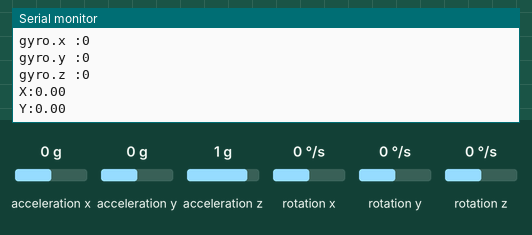
A sketch run on a simulated Arduino Uno, built with avr-gcc and run on an emulated ATmega328P. Parts: the last lines printed to the serial monitor. Wiring (inferred from the names in the program): ADXL345 accelerometer at I2C address 0x53; ITG-3200 gyroscope at I2C address 0x68. Inputs (shaded band) come from the test bench; at power-on: acceleration x 0 g, acceleration y 0 g, acceleration z 1 g, rotation x 0 °/s, rotation y 0 °/s, rotation z 0 °/s.

Above: at 3.0 s.
3.1 s: acceleration x set to -1.4 g
At 4.4 s:
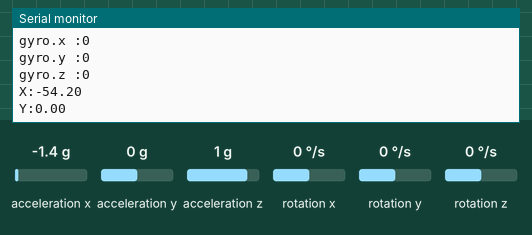
4.6 s: acceleration y set to -1.4 g
At 5.8 s:
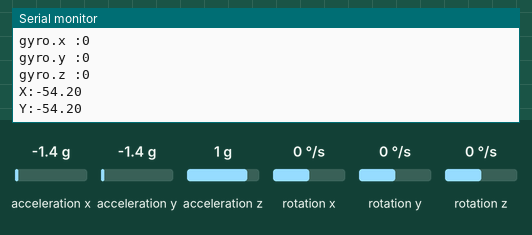
6.1 s: acceleration z set to -1.4 g
At 7.5 s:
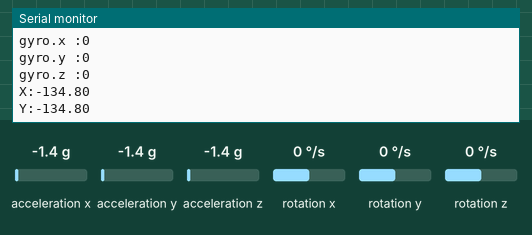
7.6 s: rotation x set to -192 °/s
9.1 s: rotation y set to -192 °/s
Timing chart, 0 to 11.6 s (numbered marks = the images above; inputs shaded):
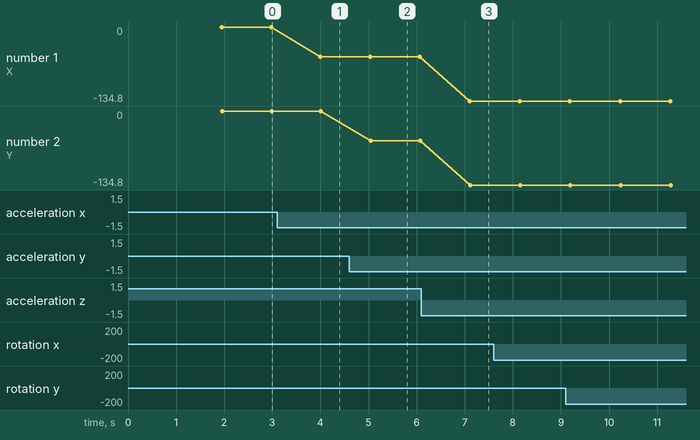

The sketch:

dbr_6dof_test_1.ino
```cpp
// # Editor     : Roy from DFRobot
// # Date       : 10.12.2013
// # Product name: 6 Dof shield for Arduino
// # Product SKU : DFR0209
// # Version     : 0.1
// # Description:
// # The sketch for driving the 6 Dof shield for Arduino via I2C interface

#include <FreeSixIMU.h>
#include <FIMU_ADXL345.h>
#include <FIMU_ITG3200.h>

#include <Wire.h>

int16_t angle[2]; // pitch & roll

// Set the FreeSixIMU object
FreeSixIMU sixDOF = FreeSixIMU();
int rawSixDof[6];
void setup()
{
  Serial.begin(9600);
  Wire.begin();

  delay(5);
  sixDOF.init();                        //begin the IMU
  delay(5);
}

void loop() {

  sixDOF.getRawValues(rawSixDof);
  for (int i=0; i<6; i++)              //output the raw data
  {
    switch (i)
    {
        case 0:
      Serial.print("Acc.x :");
      break;
      case 1:
        Serial.print("Acc.y :");
        break;
      case 2:
        Serial.print("Acc.z :");
        break;
      case 3:
        Serial.print("gyro.x :");
        break;
      case 4:
        Serial.print("gyro.y :");
        break;
      case 5:
        Serial.print("gyro.z :");
      break;
        default:
            Serial.print("Err");
    }
    Serial.println(rawSixDof[i]);
  }
  Serial.println("");
  angle[0] = _atan2(rawSixDof[0],rawSixDof[2]);
  angle[1] = _atan2(rawSixDof[1],rawSixDof[2]);

  Serial.print("X:");              //pitch & roll
  Serial.println(angle[0]/10.0);
  Serial.print("Y:");
  Serial.println(angle[1]/10.0);
  Serial.println("");
  delay(1000);
}

int16_t _atan2(int32_t y, int32_t x)   //get the _atan2
{
  float z = (float)y / x;
  int16_t a;
  if ( abs(y) < abs(x) )
  {
    a = 573 * z / (1.0f + 0.28f * z * z);
    if (x<0)
    {
    if (y<0) a -= 1800;
    else a += 1800;
    }
  }
  else
  {
    a = 900 - 573 * z / (z * z + 0.28f);
    if (y<0) a -= 1800;
  }
  return a;
}
```

Measured:
- after the input at 3.1 s, the serial monitor: prints a new line after 0.83 s (image 1)
- after the input at 4.6 s, the serial monitor: prints a new line after 0.37 s (image 2)
- after the input at 6.1 s, the serial monitor: prints a new line after 0.95 s (image 3)
- plotted number 1: 0 → -54.2 after the input at 3.1 s, -54.2 → -134.8 after the input at 6.1 s
- plotted number 2: -54.2 → -134.8 after the input at 6.1 s
